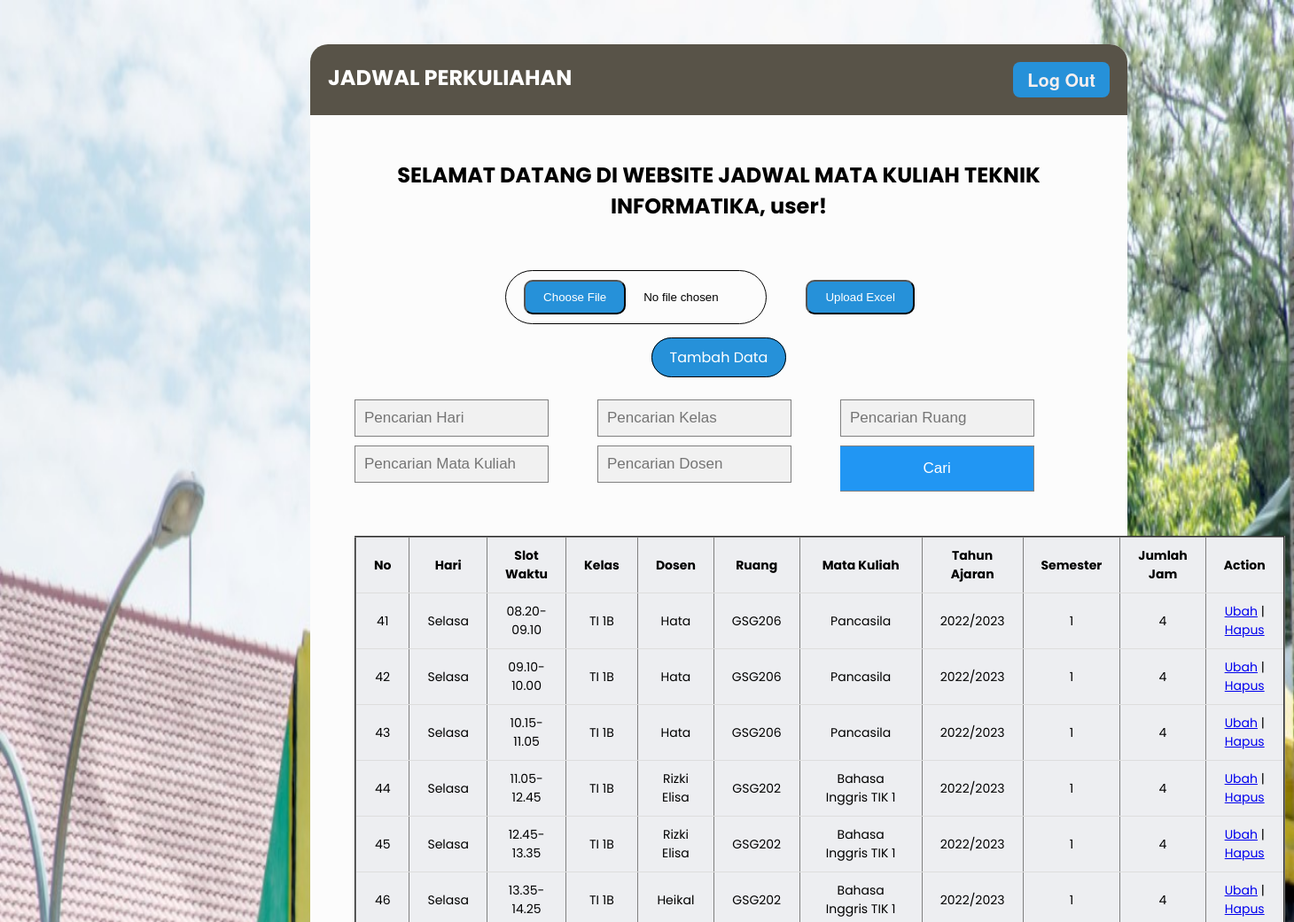
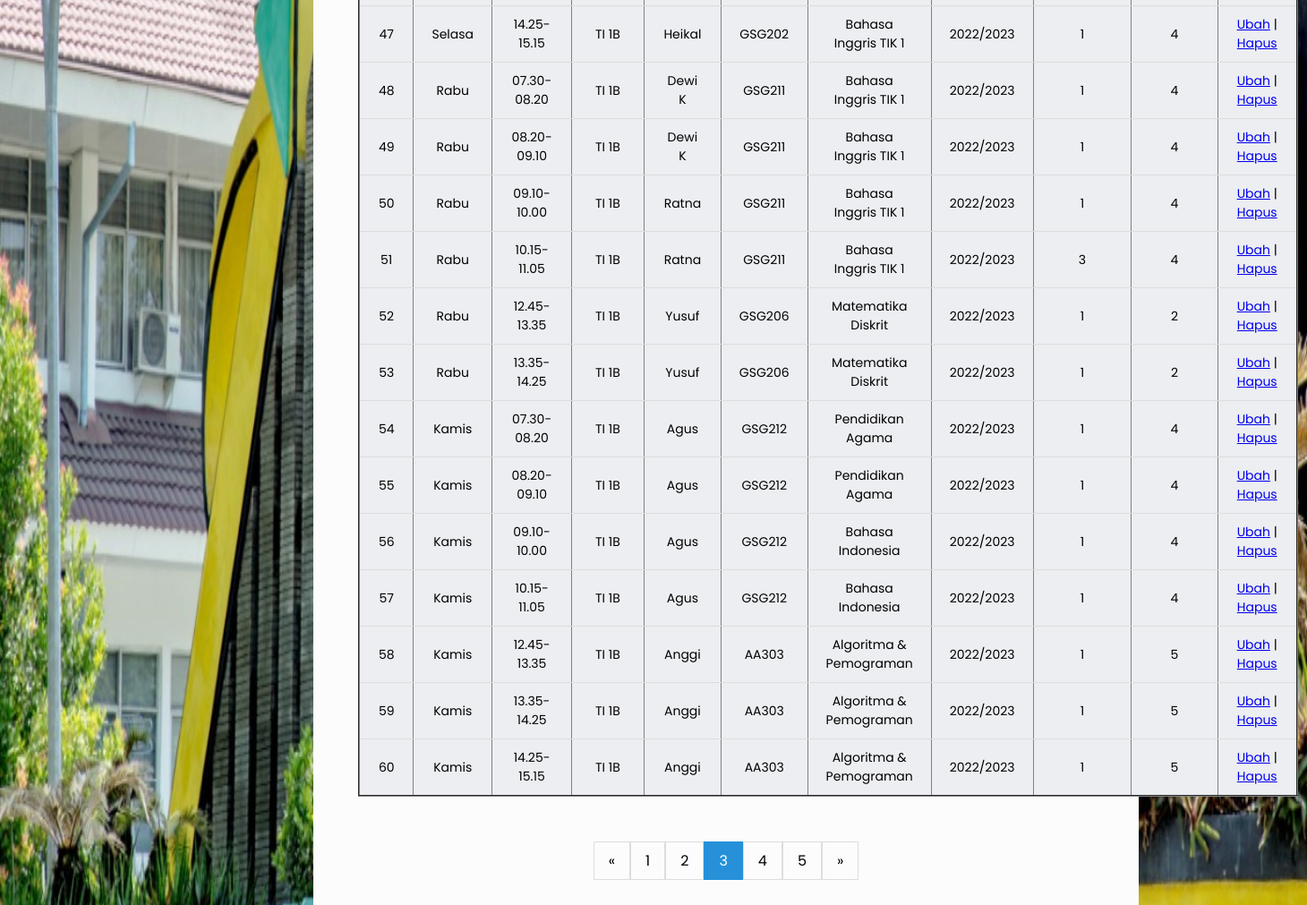
The page /admin.php?page=3 (signed in) on the database its author committed (2 pictures, top to bottom).
### tables this page shows
CREATE TABLE `jadwal` (
  `id` int(11) NOT NULL,
  `hari` varchar(50) DEFAULT NULL,
  `slot_waktu` varchar(50) DEFAULT NULL,
  `kelas` varchar(100) DEFAULT NULL,
  `dosen` varchar(50) DEFAULT NULL,
  `ruang` varchar(50) DEFAULT NULL,
  `mata_kuliah` varchar(50) DEFAULT NULL,
  `tahun_ajaran` varchar(50) DEFAULT NULL,
  `semester` varchar(50) DEFAULT NULL,
  `jumlah_jam` int(11) DEFAULT NULL
);

### function/test.php (called while the page is built, shortened)
<?php
    $conn = mysqli_connect("localhost","root","","mahasiswa");
    $sql = "SELECT * FROM jadwal";
    $results = $conn->query($sql);
?>

### admin.php (the view, shortened to what this page needs)
<?php
    $query = "SELECT * FROM jadwal";
    $hari = isset($_GET["hari"]) ? $_GET["hari"] : "";
    $kelas = isset($_GET["kelas"]) ? $_GET["kelas"] : "";
    $ruang = isset($_GET["ruang"]) ? $_GET["ruang"] : "";
    $mata_kuliah = isset($_GET["mata_kuliah"]) ? $_GET["mata_kuliah"] : "";
    $nama_dosen = isset($_GET["nama_dosen"]) ? $_GET["nama_dosen"] : "";
    include 'function/crud.php';
    include 'function/test.php';
?>
<!DOCTYPE html>
<html lang="en">
    <head>
        <link rel="stylesheet" href="css/style2.css">
        <link rel="stylesheet" href="css/style1.css">
        <link rel="stylesheet" href="css/search.css">
        <link rel="stylesheet" href="css/upload.css">
        <link rel="stylesheet" href="https://cdnjs.cloudflare.com/ajax/libs/font-awesome/4.7.0/css/font-awesome.min.css">
        <link rel="stylesheet" href="css/pagination.css">
    </head>
    <body style="background-image: url(images/foto.jpg); background-repeat: no-repeat;background-attachment: fixed;background-size: 100% 100%;">
        <div class="body">
            <div class="header">
                <h2>JADWAL PERKULIAHAN</h2>
                <a href="logout.php" class="button-1">Log Out</a>
            </div>
            <div class="content">
                <?php echo "<h2>SELAMAT DATANG DI WEBSITE JADWAL MATA KULIAH TEKNIK INFORMATIKA, " . $_SESSION['username'] ."!". "</h2>"; ?>
                <br>
                <form action="upload.php" method="post" enctype="multipart/form-data">
                    <div class="m-4">
                        <input type="file" id="file" name="fileToUpload" class="custom-file-input" />
                        <button type="submit" name="upload" class="bg-slate-50 border-black border-2 hover:bg-black hover:text-white text-black font-bold py-2 px-4 " id="tambahButton" style="background: #2691d9;border-radius: 10px;padding: 10px 20px; text-align:center; margin-top: 7px;color: #fff;margin-right: 20px;">
                            Upload Excel
                        </button>
                    </div>
                </form>
                <br>
                <a style="background-color: #2691d9;border: 1px solid black;padding: 10px 20px;border-radius: 50px; text-decoration:none;color:#fff;" href="tambah.php">Tambah Data</a>
                <br><br>
                <form method="get" align="center" class="search" style="margin:auto; margin-top:10px;display:grid; grid-template-columns: auto auto auto;">
                    <input type="text" style="margin-bottom: 10px;" class="form-control" name="hari" id="hari" placeholder="Pencarian Hari" autocomplete="off" value="<?= $hari ?>">
                    <input type="text" style="margin-bottom: 10px;" class="form-control" name="kelas" id="kelas" placeholder="Pencarian Kelas" autocomplete="off" value="<?= $kelas ?>">
                    <input type="text" style="margin-bottom: 10px;" class="form-control" name="ruang" id="ruang" placeholder="Pencarian Ruang" autocomplete="off" value="<?= $ruang ?>">
                    <input type="text" style="margin-bottom: 10px;" class="form-control" name="mata_kuliah" id="mata_kuliah" placeholder="Pencarian Mata Kuliah" autocomplete="off" value="<?= $mata_kuliah ?>">
                    <input type="text" style="margin-bottom: 10px;" class="form-control" name="nama_dosen" id="nama_dosen" placeholder="Pencarian Dosen" autocomplete="off" value="<?= $nama_dosen ?>">
                    <button type="submit" name="cari" value="cari" style="width: 80%;">Cari</button>
                </form>
                <br><br>
                <table border="2" align="center">
                    <thead>
                        <tr>
                            <th>No</th>
                            <th>Hari</th>
                            <th>Slot Waktu</th>
                            <th>Kelas</th>
                            <th>Dosen</th>
                            <th>Ruang</th>
                            <th>Mata Kuliah</th>
                            <th>Tahun Ajaran</th>
                            <th>Semester</th>
                            <th>Jumlah Jam</th>
                            <th>Action</th>
                        </tr>
                    </thead>
                    <?php
                        if(isset($_GET['page']))
                            $page=$_GET['page'];
                        else
                            $page = 1;
                        $jumlah_baris =20;
                        $offset = ($page-1)*$jumlah_baris;
                        $value = mysqli_query($conn, "$query LIMIT $jumlah_baris OFFSET $offset ");
                    ?>
                    <?php foreach ($value as $value) : ?>
                        <tbody style="height: 3vh;">
                            <tr>
                                <td><?php echo $value ['id']; ?></td>
                                <td><?php echo $value ['hari']; ?></td>
                                <td><?php echo $value ['slot_waktu']; ?></td>
                                <td><?php echo $value ['kelas']; ?></td>
                                <td><?php echo $value ['dosen']; ?></td>
                                <td><?php echo $value ['ruang']; ?></td>
                                <td><?php echo $value ['mata_kuliah']; ?></td>
                                <td><?php echo $value ['tahun_ajaran']; ?></td>
                                <td><?php echo $value ['semester']; ?></td>
                                <td><?php echo $value ['jumlah_jam']; ?></td>
                                <td><a href="edit.php?id=<?= $value['id']?>">Ubah</a> | <a href="hapus.php?id=<?= $value['id']?>" class="text-danger">Hapus</a></td>
                            </tr>
                        </tbody>
                    <?php endforeach; ?>
                </table>
                <br /><br />
                <div class="pagination">
                    <?php
                    $paginateQuery = "";
                    $paginateQuery .= $hari != "" ? "&hari=$hari" : "";
                    $paginateQuery .= $kelas != "" ? "&kelas=$kelas" : "";
                    $paginateQuery .= $ruang != "" ? "&ruang=$ruang" : "";
                    $paginateQuery .= $mata_kuliah != "" ? "&mata_kuliah=$mata_kuliah" : "";
                    $paginateQuery .= $nama_dosen != "" ? "&nama_dosen=$nama_dosen" : "";
                    echo '<a href="admin.php?page='.($page-1).($paginateQuery).'">&laquo;</a>';
                    if($page<=3){
                        for($i=1;$i<=5;$i++){
                            if($page == $i)
                                echo '<a class="active" href="admin.php?page='.($i).($paginateQuery).'">'.($i).'</a>';
                            else
                                echo '<a href="admin.php?page='.($i).($paginateQuery).'">'.($i).'</a>';
                        }
                    }
                    echo '<a href="admin.php?page='.($page+1).'">&raquo;</a>';
                    ?>
                </div>
            </div>
        </div>
    </body>
</html>

### css/style2.css (style rules this page uses)
* { margin: 0; padding: 0; }
body { background-image: url(img/bgpnj.jpg); background-size: cover; }
.body { font-family: 'Poppins', sans-serif; margin: 50px; border-radius: 20px; background-color: rgb(252, 252, 252); }
.header { border-top-left-radius: 20px; border-top-right-radius: 20px; font-family: 'Poppins', sans-serif; display: flex; background-color: rgb(88, 83, 72); padding: 20px; justify-content: space-between; color: white; }
.button-1 { background-color: #2691d9; border-radius: 8px; border-style: none; box-sizing: border-box; color: #f5efef; cursor: pointer; display: inline-block; font-family: "Haas Grot Text R Web", "Helvetica Neue", Helvetica, Arial, sans-serif; font-size: 20px; font-weight: bold; height: 40px; line-height: 20px; list-style: none; margin: 0; outline: none; padding: 10px 16px; position: relative; text-align: center; text-decoration: none; transition: color 100ms; vertical-align: baseline; user-select: none; -webkit-user-select: none; touch-action: manipulation; }
.content { text-align: center; padding: 50px; }
.content h2 { margin-bottom: 30px; }

### css/style1.css (style rules this page uses)
body { width: 70%; margin-left: 300px; justify-content: center; font-family: 'Poppins', sans-serif; background-color: #adacac; }
table { width: 100%; border-collapse: collapse; }
th, td { border-bottom: 1px solid #dddddd; padding: 10px 20px; font-size: 14px; }
tr:nth-child(odd) { background-color: #edeef1; }

### css/search.css (style rules this page uses)
body { font-family: Arial; }
* { box-sizing: border-box; }
form.search input[type=text] { padding: 10px; font-size: 17px; border: 1px solid grey; float: left; width: 80%; background: #f1f1f1; }
form.search button { float: left; width: 20%; padding: 10px; background: #2196F3; color: white; font-size: 17px; border: 1px solid grey; border-left: none; cursor: pointer; }
form.search::after { content: ""; clear: both; display: table; }

### css/upload.css (style rules this page uses)
input[type=file] { margin-right: 40px; border: 1px solid black; padding: 10px 20px; border-radius: 50px; color: rgb(0, 0, 0); cursor: pointer; transition: background .2s ease-in-out; }

### css/pagination.css (style rules this page uses)
.pagination { display: inline-block; }
.pagination a { color: black; float: left; padding: 8px 16px; text-decoration: none; transition: background-color .3s; border: 1px solid #ddd; }
.pagination a.active { background-color: #2691d9; color: white; border: 1px solid #2691d9; }

### rows shown on the page
jadwal: id "41", hari "Selasa", slot_waktu "08.20-09.10", kelas "TI 1B", dosen "Hata", ruang "GSG206", mata_kuliah "Pancasila", tahun_ajaran "2022/2023", semester "1", jumlah_jam "4"
jadwal: id "42", hari "Selasa", slot_waktu "09.10-10.00", kelas "TI 1B", dosen "Hata", ruang "GSG206", mata_kuliah "Pancasila", tahun_ajaran "2022/2023", semester "1", jumlah_jam "4"
jadwal: id "43", hari "Selasa", slot_waktu "10.15-11.05", kelas "TI 1B", dosen "Hata", ruang "GSG206", mata_kuliah "Pancasila", tahun_ajaran "2022/2023", semester "1", jumlah_jam "4"
jadwal: id "44", hari "Selasa", slot_waktu "11.05-12.45", kelas "TI 1B", dosen "Rizki Elisa", ruang "GSG202", mata_kuliah "Bahasa Inggris TIK 1", tahun_ajaran "2022/2023", semester "1", jumlah_jam "4"
jadwal: id "45", hari "Selasa", slot_waktu "12.45-13.35", kelas "TI 1B", dosen "Rizki Elisa", ruang "GSG202", mata_kuliah "Bahasa Inggris TIK 1", tahun_ajaran "2022/2023", semester "1", jumlah_jam "4"
jadwal: id "46", hari "Selasa", slot_waktu "13.35-14.25", kelas "TI 1B", dosen "Heikal", ruang "GSG202", mata_kuliah "Bahasa Inggris TIK 1", tahun_ajaran "2022/2023", semester "1", jumlah_jam "4"
jadwal: id "47", hari "Selasa", slot_waktu "14.25-15.15", kelas "TI 1B", dosen "Heikal", ruang "GSG202", mata_kuliah "Bahasa Inggris TIK 1", tahun_ajaran "2022/2023", semester "1", jumlah_jam "4"
jadwal: id "48", hari "Rabu", slot_waktu "07.30-08.20", kelas "TI 1B", dosen "Dewi K", ruang "GSG211", mata_kuliah "Bahasa Inggris TIK 1", tahun_ajaran "2022/2023", semester "1", jumlah_jam "4"
jadwal: id "49", hari "Rabu", slot_waktu "08.20-09.10", kelas "TI 1B", dosen "Dewi K", ruang "GSG211", mata_kuliah "Bahasa Inggris TIK 1", tahun_ajaran "2022/2023", semester "1", jumlah_jam "4"
jadwal: id "50", hari "Rabu", slot_waktu "09.10-10.00", kelas "TI 1B", dosen "Ratna", ruang "GSG211", mata_kuliah "Bahasa Inggris TIK 1", tahun_ajaran "2022/2023", semester "1", jumlah_jam "4"
jadwal: id "51", hari "Rabu", slot_waktu "10.15-11.05", kelas "TI 1B", dosen "Ratna", ruang "GSG211", mata_kuliah "Bahasa Inggris TIK 1", tahun_ajaran "2022/2023", semester "3", jumlah_jam "4"
jadwal: id "52", hari "Rabu", slot_waktu "12.45-13.35", kelas "TI 1B", dosen "Yusuf", ruang "GSG206", mata_kuliah "Matematika Diskrit", tahun_ajaran "2022/2023", semester "1", jumlah_jam "2"
jadwal: id "53", hari "Rabu", slot_waktu "13.35-14.25", kelas "TI 1B", dosen "Yusuf", ruang "GSG206", mata_kuliah "Matematika Diskrit", tahun_ajaran "2022/2023", semester "1", jumlah_jam "2"
jadwal: id "54", hari "Kamis", slot_waktu "07.30-08.20", kelas "TI 1B", dosen "Agus", ruang "GSG212", mata_kuliah "Pendidikan Agama", tahun_ajaran "2022/2023", semester "1", jumlah_jam "4"
jadwal: id "55", hari "Kamis", slot_waktu "08.20-09.10", kelas "TI 1B", dosen "Agus", ruang "GSG212", mata_kuliah "Pendidikan Agama", tahun_ajaran "2022/2023", semester "1", jumlah_jam "4"
jadwal: id "56", hari "Kamis", slot_waktu "09.10-10.00", kelas "TI 1B", dosen "Agus", ruang "GSG212", mata_kuliah "Bahasa Indonesia", tahun_ajaran "2022/2023", semester "1", jumlah_jam "4"
jadwal: id "57", hari "Kamis", slot_waktu "10.15-11.05", kelas "TI 1B", dosen "Agus", ruang "GSG212", mata_kuliah "Bahasa Indonesia", tahun_ajaran "2022/2023", semester "1", jumlah_jam "4"
jadwal: id "58", hari "Kamis", slot_waktu "12.45-13.35", kelas "TI 1B", dosen "Anggi", ruang "AA303", mata_kuliah "Algoritma & Pemograman", tahun_ajaran "2022/2023", semester "1", jumlah_jam "5"
jadwal: id "59", hari "Kamis", slot_waktu "13.35-14.25", kelas "TI 1B", dosen "Anggi", ruang "AA303", mata_kuliah "Algoritma & Pemograman", tahun_ajaran "2022/2023", semester "1", jumlah_jam "5"
jadwal: id "60", hari "Kamis", slot_waktu "14.25-15.15", kelas "TI 1B", dosen "Anggi", ruang "AA303", mata_kuliah "Algoritma & Pemograman", tahun_ajaran "2022/2023", semester "1", jumlah_jam "5"

### other values the page prints
$_SESSION['username'] "user"
